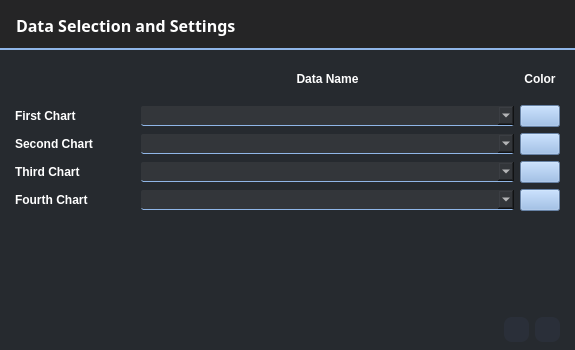
<?xml version="1.0" encoding="UTF-8"?>
<ui version="4.0">
 <class>FourChartSettingsPanel</class>
 <widget class="QWidget" name="FourChartSettingsPanel">
  <property name="geometry">
   <rect>
    <x>0</x>
    <y>0</y>
    <width>575</width>
    <height>350</height>
   </rect>
  </property>
  <property name="minimumSize">
   <size>
    <width>575</width>
    <height>350</height>
   </size>
  </property>
  <property name="maximumSize">
   <size>
    <width>575</width>
    <height>350</height>
   </size>
  </property>
  <property name="windowTitle">
   <string>Settings</string>
  </property>
  <property name="styleSheet">
   <string notr="true">* {
background : #262a2f;
}

/* SpinBox基本样式 */
        QSpinBox {
            padding: 0px;
            border: 1px solid #404043;
            border-radius: 5px;
            font-size: 12px;
        }

        QSpinBox:hover {
            border: 1px solid #606063;
        }
        
        QSpinBox:focus {
            border: 1px solid #404043;
        }
        
        
        
        QSpinBox::up-button {
            subcontrol-origin: border;
            subcontrol-position: top right;
            width: 20px;
            border-top-right-radius: 5px;
            background: #404043;
        }
        
        QSpinBox::up-button:hover {
            background: #606063;
        }
        
        QSpinBox::up-button:pressed {
            background: #404043;
        }
      
        
        QSpinBox::down-button {
            subcontrol-origin: border;
            subcontrol-position: bottom right;
            width: 20px;
            border-bottom-right-radius: 5px;
            background: #404043;
        }
        
        QSpinBox::down-button:hover {
            background: #606063;
        }
        
        QSpinBox::down-button:pressed {
            background: #404043;
        }
        </string>
  </property>
  <layout class="QVBoxLayout" name="verticalLayout">
   <property name="spacing">
    <number>0</number>
   </property>
   <property name="leftMargin">
    <number>0</number>
   </property>
   <property name="topMargin">
    <number>0</number>
   </property>
   <property name="rightMargin">
    <number>0</number>
   </property>
   <property name="bottomMargin">
    <number>0</number>
   </property>
   <item>
    <widget class="QWidget" name="top_name_bar" native="true">
     <property name="maximumSize">
      <size>
       <width>16777215</width>
       <height>50</height>
      </size>
     </property>
     <property name="styleSheet">
      <string notr="true">* {
	background : #252526;
	font-family : &quot;Comfortaa&quot;;
	color : white;
	border-bottom : 2px solid #90b6e7;
	font-weight : Bold;
}</string>
     </property>
     <layout class="QVBoxLayout" name="verticalLayout_2">
      <item>
       <widget class="QLabel" name="label">
        <property name="font">
         <font>
          <family>Comfortaa</family>
          <pointsize>12</pointsize>
          <bold>true</bold>
         </font>
        </property>
        <property name="styleSheet">
         <string notr="true">border-bottom : 0 solid transparent;
padding-left : 3px;</string>
        </property>
        <property name="text">
         <string>Data Selection and Settings</string>
        </property>
       </widget>
      </item>
     </layout>
    </widget>
   </item>
   <item>
    <widget class="QWidget" name="settings_panel" native="true">
     <property name="maximumSize">
      <size>
       <width>16777215</width>
       <height>16777215</height>
      </size>
     </property>
     <property name="styleSheet">
      <string notr="true">* {
color : white;
font-family : &quot;Comfortaa&quot;;
font-weight : Bold;
}

QComboBox {
        background-color: #33363a;
        border-radius : 2px;
	    max-height : 9px;
        border-bottom: 1px solid #90b6e7;
        padding: 5px;
    }
QComboBox:focus {
		background-color: #454555;
        border-bottom: 1px solid #ffffff;
    }

</string>
     </property>
     <layout class="QGridLayout" name="gridLayout">
      <property name="leftMargin">
       <number>15</number>
      </property>
      <property name="rightMargin">
       <number>15</number>
      </property>
      <item row="1" column="1">
       <widget class="QComboBox" name="first_data_selection_box">
        <property name="editable">
         <bool>true</bool>
        </property>
        <property name="minimumContentsLength">
         <number>0</number>
        </property>
       </widget>
      </item>
      <item row="2" column="2">
       <widget class="QPushButton" name="second_color_btn">
        <property name="cursor">
         <cursorShape>PointingHandCursor</cursorShape>
        </property>
        <property name="styleSheet">
         <string notr="true">background : #90b6e7</string>
        </property>
        <property name="text">
         <string/>
        </property>
       </widget>
      </item>
      <item row="3" column="1">
       <widget class="QComboBox" name="third_data_selection_box">
        <property name="editable">
         <bool>true</bool>
        </property>
       </widget>
      </item>
      <item row="4" column="1">
       <widget class="QComboBox" name="fourth_data_selection_box"/>
      </item>
      <item row="3" column="2">
       <widget class="QPushButton" name="third_color_btn">
        <property name="cursor">
         <cursorShape>PointingHandCursor</cursorShape>
        </property>
        <property name="styleSheet">
         <string notr="true">background : #90b6e7</string>
        </property>
        <property name="text">
         <string/>
        </property>
       </widget>
      </item>
      <item row="1" column="0">
       <widget class="QLabel" name="first_data_title">
        <property name="maximumSize">
         <size>
          <width>120</width>
          <height>16777215</height>
         </size>
        </property>
        <property name="text">
         <string>First Chart</string>
        </property>
       </widget>
      </item>
      <item row="2" column="1">
       <widget class="QComboBox" name="second_data_selection_box">
        <property name="editable">
         <bool>true</bool>
        </property>
       </widget>
      </item>
      <item row="0" column="2">
       <widget class="QLabel" name="line_color_title">
        <property name="maximumSize">
         <size>
          <width>40</width>
          <height>16777215</height>
         </size>
        </property>
        <property name="text">
         <string>Color</string>
        </property>
        <property name="alignment">
         <set>Qt::AlignmentFlag::AlignCenter</set>
        </property>
       </widget>
      </item>
      <item row="3" column="0">
       <widget class="QLabel" name="third_data_title">
        <property name="text">
         <string>Third Chart</string>
        </property>
       </widget>
      </item>
      <item row="5" column="1">
       <widget class="QWidget" name="widget" native="true"/>
      </item>
      <item row="2" column="0">
       <widget class="QLabel" name="second_data_title">
        <property name="text">
         <string>Second Chart</string>
        </property>
       </widget>
      </item>
      <item row="1" column="2">
       <widget class="QPushButton" name="first_color_btn">
        <property name="cursor">
         <cursorShape>PointingHandCursor</cursorShape>
        </property>
        <property name="styleSheet">
         <string notr="true">background : #90b6e7</string>
        </property>
        <property name="text">
         <string/>
        </property>
       </widget>
      </item>
      <item row="0" column="1">
       <widget class="QLabel" name="data_name_title">
        <property name="maximumSize">
         <size>
          <width>16777215</width>
          <height>40</height>
         </size>
        </property>
        <property name="text">
         <string>Data Name</string>
        </property>
        <property name="alignment">
         <set>Qt::AlignmentFlag::AlignCenter</set>
        </property>
       </widget>
      </item>
      <item row="4" column="0">
       <widget class="QLabel" name="fourth_data_title">
        <property name="text">
         <string>Fourth Chart</string>
        </property>
       </widget>
      </item>
      <item row="4" column="2">
       <widget class="QPushButton" name="fourth_color_btn">
        <property name="styleSheet">
         <string notr="true">background : #90b6e7</string>
        </property>
        <property name="text">
         <string/>
        </property>
       </widget>
      </item>
     </layout>
    </widget>
   </item>
   <item>
    <widget class="QWidget" name="ctrl_btn_container" native="true">
     <property name="maximumSize">
      <size>
       <width>16777215</width>
       <height>40</height>
      </size>
     </property>
     <property name="styleSheet">
      <string notr="true">QPushButton {
    background-position: center;
    background-repeat: no-repeat;
	background : #2a2f39;
	border-radius : 8px;
}

QPushButton:hover{
	background : #252526;
	margin :0;
}
QPushButton:pressed{
	background-color : #2a2f39;
	margin :0;
}


/*图片样式*/
QPushButton#finish_btn {
    icon: url(:/png/sub_resource/accept.png);
    icon-size: 20px 20px;
}
QPushButton#cancel_btn {
    icon: url(:/png/sub_resource/cancel.png);
    icon-size: 20px 20px;
}

</string>
     </property>
     <layout class="QHBoxLayout" name="horizontalLayout">
      <property name="leftMargin">
       <number>0</number>
      </property>
      <property name="topMargin">
       <number>0</number>
      </property>
      <property name="rightMargin">
       <number>15</number>
      </property>
      <property name="bottomMargin">
       <number>0</number>
      </property>
      <item>
       <spacer name="horizontalSpacer">
        <property name="orientation">
         <enum>Qt::Orientation::Horizontal</enum>
        </property>
        <property name="sizeHint" stdset="0">
         <size>
          <width>495</width>
          <height>20</height>
         </size>
        </property>
       </spacer>
      </item>
      <item>
       <widget class="QPushButton" name="cancel_btn">
        <property name="minimumSize">
         <size>
          <width>25</width>
          <height>25</height>
         </size>
        </property>
        <property name="maximumSize">
         <size>
          <width>25</width>
          <height>25</height>
         </size>
        </property>
        <property name="text">
         <string/>
        </property>
       </widget>
      </item>
      <item>
       <widget class="QPushButton" name="finish_btn">
        <property name="minimumSize">
         <size>
          <width>25</width>
          <height>25</height>
         </size>
        </property>
        <property name="maximumSize">
         <size>
          <width>25</width>
          <height>25</height>
         </size>
        </property>
        <property name="text">
         <string/>
        </property>
       </widget>
      </item>
     </layout>
    </widget>
   </item>
  </layout>
 </widget>
 <resources>
  <include location="sub_resources_rc.qrc"/>
 </resources>
 <connections/>
</ui>
